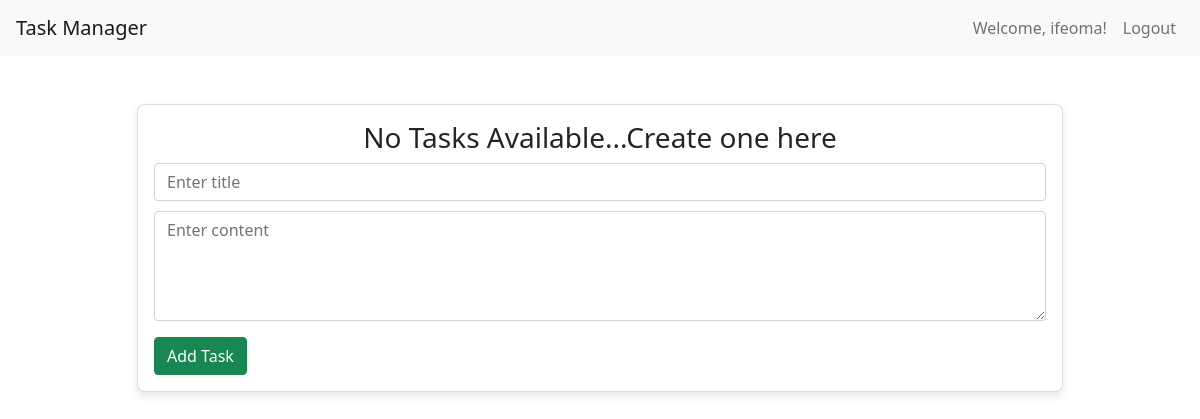
/ (signed in), run on an earlier commit of the app's database.
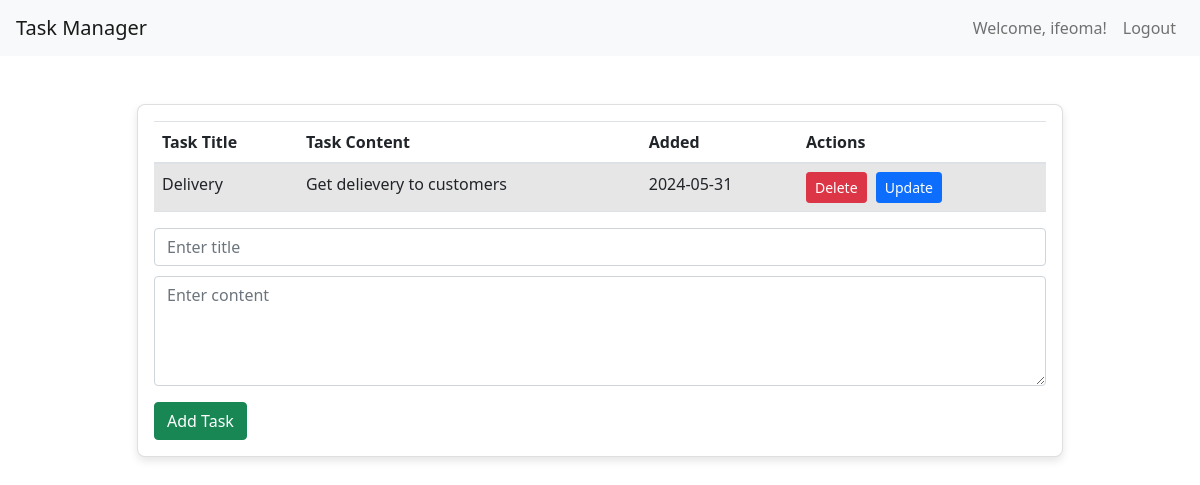
And on a later commit of the database.
### app.py (models this page shows, shortened)
class User(UserMixin, db.Model):
    id = db.Column(db.Integer, primary_key = True)
    username = db.Column(db.String(200), unique=True,nullable=False)
    email = db.Column(db.String(200),unique=True,nullable=False)
    password = db.Column(db.String(200),nullable=False)

class MyTask(db.Model):
    id=db.Column(db.Integer,primary_key=True)
    title = db.Column(db.String(100),nullable=False)
    content=db.Column(db.String(500),nullable=False)
    completed=db.Column(db.Integer,default=0)
    created=db.Column(db.DateTime,default=datetime.utcnow)
    user_id = db.Column(db.Integer, db.ForeignKey('user.id'), nullable=False)
    user = db.relationship('User', backref=db.backref('tasks', lazy=True))

### app.py (the view)
@app.route('/',methods=["POST","GET"])
@login_required
def index():
    if request.method=='POST':
        current_task = request.form['content']
        current_task_title = request.form['title']
        new_task = MyTask(content=current_task, title=current_task_title,user_id=current_user.id)
        try:
            db.session.add(new_task)
            db.session.commit()
            return redirect("/")
        except Exception as e:
            return f"Error: {e}"
    else:
        tasks = MyTask.query.filter_by(user_id=current_user.id).order_by(MyTask.created).all()
        return render_template('index.html',tasks=tasks)

### app.py (called while the page is built)
@login_manager.user_loader
def load_user(user_id):
    return User.query.get(int(user_id))

### templates/index.html (shortened to what this page needs)
{% extends 'base.html' %}
{% block head %}
<link href="https://stackpath.bootstrapcdn.com/bootstrap/5.1.3/css/bootstrap.min.css" rel="stylesheet">
{% endblock head %}
{% block body %}
<div class="container mt-5">
    <div class="row justify-content-center">
        <div class="col-md-10">
            <div class="card">
                <div class="card-body">
                    {% if tasks | length < 1 %}
                    <h3 class="text-center">No Tasks Available...Create one here</h3>
                    {% else %}
                    <table class="table table-striped">
                        <thead>
                            <tr>
                                <th>Task Title</th>
                                <th>Task Content</th>
                                <th>Added</th>
                                <th>Actions</th>
                            </tr>
                        </thead>
                        <tbody>
                            {% for task in tasks %}
                            <tr>
                                <td>{{ task.title }}</td>
                                <td>{{ task.content }}</td>
                                <td class="text-nowrap">{{ task.created.strftime("%Y-%m-%d") }}</td>
                                <td>
                                    <a href="/delete/{{ task.id }}" class="btn btn-danger btn-sm">Delete</a>
                                    <a href="/update/{{ task.id }}" class="btn btn-primary btn-sm">Update</a>
                                </td>
                            </tr>
                            {% endfor %}
                        </tbody>
                    </table>
                    {% endif %}
                    <form action="/" method="POST">
                        <div class="form-group">
                            <input type="text" name="title" id="title" class="form-control" placeholder="Enter title">
                            <textarea name="content" id="content" class="form-control" placeholder="Enter content" rows="4"></textarea>
                        </div>
                        <button type="submit" class="btn btn-success">Add Task</button>
                    </form>
                </div>
            </div>
        </div>
    </div>
</div>
{% endblock body %}

### templates/base.html (shortened to what this page needs)
<!DOCTYPE html>
<html lang="en">
<head>
    <link rel="stylesheet" href="https://stackpath.bootstrapcdn.com/bootstrap/4.5.2/css/bootstrap.min.css">
    <link rel="stylesheet" href="{{ url_for('static', filename='styles.css') }}">
    {% block head %}
    {% endblock head %}
</head>
<body>
    <nav class="navbar navbar-expand-lg navbar-light bg-light">
        <a class="navbar-brand" href="/">Task Manager</a>
        <div class="collapse navbar-collapse" id="navbarNav">
            <ul class="navbar-nav ml-auto">
                {% if current_user.is_authenticated %}
                    <li class="nav-item">
                        <a class="nav-link" href="#">Welcome, {{ current_user.username }}!</a>
                    </li>
                    <li class="nav-item">
                        <a class="nav-link" href="{{ url_for('logout') }}">Logout</a>
                    </li>
                {% endif %}
            </ul>
        </div>
    </nav>
    {% block body %}
    {% endblock %}
</body>
</html>

### static/styles.css (style rules this page uses)
body { background-color: #fff; font-family: 'Poppins', sans-serif; }

### templates/index.html (style rules this page uses)
.card { box-shadow: 0 4px 8px rgba(0, 0, 0, 0.1); border-radius: 8px; }
.card-header, .card-body { border-radius: 8px 8px 0 0; }
.btn { margin-right: 5px; }
.form-control { margin-bottom: 10px; }

What changed in the data, as far as the page shows it:
added MyTask: title "Delivery", content "Get delievery to customers", created "2024-05-31"
Also different on the page:
text no longer shown: "No Tasks Available...Create one here"
text now shown: "Task Title Task Content Added Actions"
